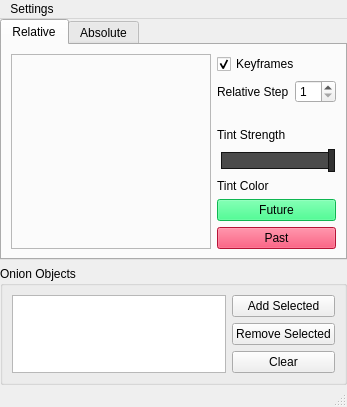
<?xml version="1.0" encoding="UTF-8"?>
<ui version="4.0">
 <class>onionSkinRenderer</class>
 <widget class="QMainWindow" name="onionSkinRenderer">
  <property name="geometry">
   <rect>
    <x>0</x>
    <y>0</y>
    <width>341</width>
    <height>407</height>
   </rect>
  </property>
  <property name="windowTitle">
   <string>OnionSkinRenderer</string>
  </property>
  <widget class="QWidget" name="onionSkinRenderer_mainLayout">
   <layout class="QVBoxLayout" name="verticalLayout_3">
    <property name="leftMargin">
     <number>0</number>
    </property>
    <property name="topMargin">
     <number>0</number>
    </property>
    <property name="rightMargin">
     <number>0</number>
    </property>
    <property name="bottomMargin">
     <number>0</number>
    </property>
    <item>
     <widget class="QTabWidget" name="onionFrames_tab">
      <property name="currentIndex">
       <number>0</number>
      </property>
      <widget class="QWidget" name="relative_tab">
       <attribute name="title">
        <string>Relative</string>
       </attribute>
       <layout class="QHBoxLayout" name="horizontalLayout_3">
        <item>
         <widget class="QFrame" name="relative_frame">
          <property name="sizePolicy">
           <sizepolicy hsizetype="Preferred" vsizetype="Preferred">
            <horstretch>0</horstretch>
            <verstretch>0</verstretch>
           </sizepolicy>
          </property>
          <property name="minimumSize">
           <size>
            <width>200</width>
            <height>0</height>
           </size>
          </property>
          <property name="maximumSize">
           <size>
            <width>100000</width>
            <height>16777215</height>
           </size>
          </property>
          <property name="frameShape">
           <enum>QFrame::StyledPanel</enum>
          </property>
          <property name="frameShadow">
           <enum>QFrame::Raised</enum>
          </property>
          <layout class="QVBoxLayout" name="relative_frame_layout">
           <property name="spacing">
            <number>3</number>
           </property>
           <property name="leftMargin">
            <number>0</number>
           </property>
           <property name="topMargin">
            <number>4</number>
           </property>
           <property name="rightMargin">
            <number>4</number>
           </property>
           <property name="bottomMargin">
            <number>4</number>
           </property>
          </layout>
         </widget>
        </item>
        <item>
         <layout class="QVBoxLayout" name="relative_settings_layout">
          <item>
           <widget class="QCheckBox" name="relative_keyframes_chkbx">
            <property name="text">
             <string>Keyframes</string>
            </property>
            <property name="checked">
             <bool>true</bool>
            </property>
           </widget>
          </item>
          <item>
           <layout class="QHBoxLayout" name="relative_step_layout">
            <item>
             <widget class="QLabel" name="relative_step_label">
              <property name="text">
               <string>Relative Step</string>
              </property>
             </widget>
            </item>
            <item>
             <widget class="QSpinBox" name="relative_step_spinBox">
              <property name="minimum">
               <number>1</number>
              </property>
             </widget>
            </item>
           </layout>
          </item>
          <item>
           <spacer name="relative_top_spacer">
            <property name="orientation">
             <enum>Qt::Vertical</enum>
            </property>
            <property name="sizeHint" stdset="0">
             <size>
              <width>20</width>
              <height>40</height>
             </size>
            </property>
           </spacer>
          </item>
          <item>
           <widget class="QLabel" name="relative_tint_strength_label">
            <property name="text">
             <string>Tint Strength</string>
            </property>
           </widget>
          </item>
          <item>
           <widget class="QSlider" name="relative_tint_strength_slider">
            <property name="styleSheet">
             <string notr="true">QSlider{
border: 1px solid rgb(20, 20, 20);
margin: 4px;
background: rgb(150, 150, 150);
}
QSlider::handle{
height: 8px;
background: rgb(50, 50, 50);
border: 1px solid rgb(20, 20, 20);
margin: -4px -4px;
}
QSlider::groove{
background: grey;
}
QSlider::sub-page{
background: rgb(75, 75, 75);
}
QSlider::add-page{
background: rgb(150, 150, 150);
}</string>
            </property>
            <property name="maximum">
             <number>100</number>
            </property>
            <property name="value">
             <number>100</number>
            </property>
            <property name="orientation">
             <enum>Qt::Horizontal</enum>
            </property>
           </widget>
          </item>
          <item>
           <widget class="QLabel" name="relative_tint_color_label">
            <property name="text">
             <string>Tint Color</string>
            </property>
           </widget>
          </item>
          <item>
           <widget class="QPushButton" name="relative_futureTint_btn">
            <property name="styleSheet">
             <string notr="true">background-color: rgb(20, 255, 114)</string>
            </property>
            <property name="text">
             <string>Future</string>
            </property>
           </widget>
          </item>
          <item>
           <widget class="QPushButton" name="relative_pastTint_btn">
            <property name="styleSheet">
             <string notr="true">background-color:rgb(255, 26, 75)</string>
            </property>
            <property name="text">
             <string>Past</string>
            </property>
           </widget>
          </item>
         </layout>
        </item>
       </layout>
      </widget>
      <widget class="QWidget" name="absolute_tab">
       <attribute name="title">
        <string>Absolute</string>
       </attribute>
       <layout class="QHBoxLayout" name="horizontalLayout_4">
        <item>
         <widget class="QFrame" name="absolute_frame">
          <property name="sizePolicy">
           <sizepolicy hsizetype="Preferred" vsizetype="Preferred">
            <horstretch>0</horstretch>
            <verstretch>0</verstretch>
           </sizepolicy>
          </property>
          <property name="minimumSize">
           <size>
            <width>200</width>
            <height>0</height>
           </size>
          </property>
          <property name="maximumSize">
           <size>
            <width>10000</width>
            <height>16777215</height>
           </size>
          </property>
          <property name="frameShape">
           <enum>QFrame::StyledPanel</enum>
          </property>
          <property name="frameShadow">
           <enum>QFrame::Raised</enum>
          </property>
          <layout class="QVBoxLayout" name="verticalLayout_2">
           <property name="spacing">
            <number>3</number>
           </property>
           <property name="leftMargin">
            <number>4</number>
           </property>
           <property name="topMargin">
            <number>4</number>
           </property>
           <property name="rightMargin">
            <number>4</number>
           </property>
           <property name="bottomMargin">
            <number>4</number>
           </property>
           <item>
            <widget class="QListWidget" name="absolute_list">
             <property name="selectionMode">
              <enum>QAbstractItemView::NoSelection</enum>
             </property>
            </widget>
           </item>
           <item>
            <layout class="QHBoxLayout" name="absolute_add_layout">
             <item>
              <widget class="QSpinBox" name="absolute_add_spinBox">
               <property name="minimum">
                <number>-100000</number>
               </property>
               <property name="maximum">
                <number>100000</number>
               </property>
              </widget>
             </item>
             <item>
              <widget class="QPushButton" name="absolute_add_btn">
               <property name="text">
                <string>Add</string>
               </property>
              </widget>
             </item>
             <item>
              <widget class="QPushButton" name="absolute_addCrnt_btn">
               <property name="text">
                <string>Current</string>
               </property>
              </widget>
             </item>
             <item>
              <widget class="QPushButton" name="absolute_clear_btn">
               <property name="text">
                <string>Clear</string>
               </property>
              </widget>
             </item>
            </layout>
           </item>
          </layout>
         </widget>
        </item>
        <item>
         <layout class="QVBoxLayout" name="absolute_settings_layout">
          <item>
           <widget class="QLabel" name="absolute_tint_strength_label">
            <property name="text">
             <string>Tint Strength</string>
            </property>
           </widget>
          </item>
          <item>
           <widget class="QSlider" name="absolute_tint_strength_slider">
            <property name="styleSheet">
             <string notr="true">QSlider{
border: 1px solid rgb(20, 20, 20);
margin: 4px;
background: rgb(150, 150, 150);
}
QSlider::handle{
height: 8px;
background: rgb(50, 50, 50);
border: 1px solid rgb(20, 20, 20);
margin: -4px -4px;
}
QSlider::groove{
background: grey;
}
QSlider::sub-page{
background: rgb(75, 75, 75);
}
QSlider::add-page{
background: rgb(150, 150, 150);
}</string>
            </property>
            <property name="maximum">
             <number>100</number>
            </property>
            <property name="value">
             <number>100</number>
            </property>
            <property name="orientation">
             <enum>Qt::Horizontal</enum>
            </property>
           </widget>
          </item>
          <item>
           <spacer name="absolute_tint_spacer">
            <property name="orientation">
             <enum>Qt::Vertical</enum>
            </property>
            <property name="sizeHint" stdset="0">
             <size>
              <width>20</width>
              <height>40</height>
             </size>
            </property>
           </spacer>
          </item>
          <item>
           <widget class="QLabel" name="absolute_tint_label">
            <property name="text">
             <string>Tint Color</string>
            </property>
           </widget>
          </item>
          <item>
           <widget class="QPushButton" name="absolute_tint_btn">
            <property name="styleSheet">
             <string notr="true">background:rgb(200, 200, 50)</string>
            </property>
            <property name="text">
             <string>Absolute</string>
            </property>
           </widget>
          </item>
         </layout>
        </item>
       </layout>
      </widget>
     </widget>
    </item>
    <item>
     <widget class="QGroupBox" name="onionObjects_grp">
      <property name="sizePolicy">
       <sizepolicy hsizetype="Preferred" vsizetype="Preferred">
        <horstretch>0</horstretch>
        <verstretch>3</verstretch>
       </sizepolicy>
      </property>
      <property name="title">
       <string>Onion Objects</string>
      </property>
      <layout class="QHBoxLayout" name="horizontalLayout">
       <item>
        <widget class="QListWidget" name="onionObjects_list">
         <property name="baseSize">
          <size>
           <width>2</width>
           <height>1</height>
          </size>
         </property>
         <property name="frameShadow">
          <enum>QFrame::Plain</enum>
         </property>
         <property name="selectionMode">
          <enum>QAbstractItemView::NoSelection</enum>
         </property>
        </widget>
       </item>
       <item>
        <layout class="QVBoxLayout" name="onionObjects_btn_layout">
         <item>
          <spacer name="onionObject_top_spacer">
           <property name="orientation">
            <enum>Qt::Vertical</enum>
           </property>
           <property name="sizeHint" stdset="0">
            <size>
             <width>20</width>
             <height>40</height>
            </size>
           </property>
          </spacer>
         </item>
         <item alignment="Qt::AlignTop">
          <widget class="QPushButton" name="onionObjects_add_btn">
           <property name="text">
            <string>Add Selected</string>
           </property>
          </widget>
         </item>
         <item>
          <widget class="QPushButton" name="onionObjects_remove_btn">
           <property name="text">
            <string>Remove Selected</string>
           </property>
          </widget>
         </item>
         <item>
          <widget class="QPushButton" name="onionObjects_clear_btn">
           <property name="text">
            <string>Clear</string>
           </property>
          </widget>
         </item>
         <item>
          <spacer name="onionObjects_bottom_spacer">
           <property name="orientation">
            <enum>Qt::Vertical</enum>
           </property>
           <property name="sizeHint" stdset="0">
            <size>
             <width>20</width>
             <height>40</height>
            </size>
           </property>
          </spacer>
         </item>
        </layout>
       </item>
      </layout>
     </widget>
    </item>
   </layout>
  </widget>
  <widget class="QMenuBar" name="onionSkinRenderer_menubar">
   <property name="geometry">
    <rect>
     <x>0</x>
     <y>0</y>
     <width>341</width>
     <height>21</height>
    </rect>
   </property>
   <widget class="QMenu" name="menubar_settings">
    <property name="title">
     <string>Settings</string>
    </property>
    <addaction name="settings_clearBuffer"/>
    <addaction name="settings_autoClearBuffer"/>
    <addaction name="settings_preferences"/>
   </widget>
   <addaction name="menubar_settings"/>
  </widget>
  <widget class="QStatusBar" name="statusbar"/>
  <action name="settings_clearBuffer">
   <property name="checkable">
    <bool>false</bool>
   </property>
   <property name="text">
    <string>Clear Buffer</string>
   </property>
  </action>
  <action name="settings_autoClearBuffer">
   <property name="checkable">
    <bool>true</bool>
   </property>
   <property name="checked">
    <bool>true</bool>
   </property>
   <property name="text">
    <string>Auto Clear Buffer</string>
   </property>
  </action>
  <action name="settings_preferences">
   <property name="text">
    <string>Preferences</string>
   </property>
  </action>
 </widget>
 <resources/>
 <connections/>
</ui>
